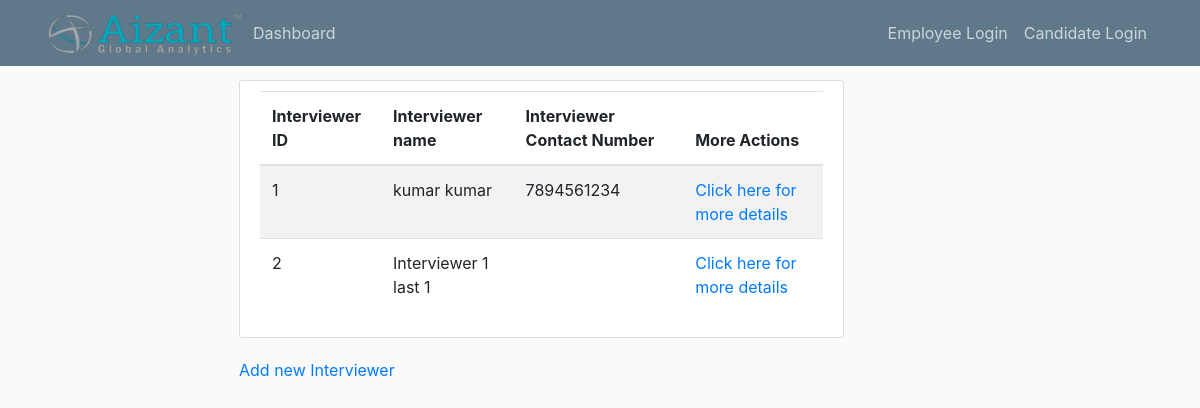
/interviewer/all, run on the app's committed database.
### app/models.py (models this page shows, shortened)
class Interviewer(db.Model):
    id = db.Column(db.Integer, primary_key=True)
    employee_id = db.Column(db.Integer, db.ForeignKey('employee.id'))  # one to one with employee
    interviews = db.relationship('Interview', backref='interviewer')  # one to many relation with interview

class Employee(db.Model, UserMixin):
    id = db.Column(db.Integer, primary_key=True)
    first_name = db.Column(db.String(30))
    last_name = db.Column(db.String(30))
    contact_number = db.Column(db.String(10))
    email = db.Column(db.String(100), unique=True)
    password = db.Column(db.String(255))
    position = db.Column(db.String(20))
    role = db.Column(db.String(20))
    recruiter = db.relationship('Recruiter', backref='employee', uselist=False)
    interviewer = db.relationship('Interviewer', backref='employee', uselist=False)
    manager = db.relationship('Manager', backref='employee', uselist=False)

### app/routes.py (the view)
@app.route('/interviewer/all')
def view_all_interviewers():
    interviewers = Interviewer.query.all()
    metadata = {}
    for interviewer in interviewers:
        emp = Employee.query.filter_by(id=interviewer.employee_id).first()
        metadata[interviewer] = emp
    return render_template('view_interviewer_list.html', interviewers=interviewers, metadata=metadata)

### app/templates/view_interviewer_list.html
{% extends 'layout.html' %}
{% block content %}
    <div class="content-section">
        <table class="table table-striped">
            <thead>
                <tr>
                    <th scope="col">Interviewer ID</th>
                    <th scope="col">Interviewer name</th>
                    <th scope="col">Interviewer Contact Number</th>
                    <th scope="col">More Actions</th>
                </tr>
            </thead>
            <tbody>
                {% for interviewer in interviewers %}
                    <tr>
                        <td>{{ interviewer.id }}</td>
                        <td>{{ metadata[interviewer].first_name + ' ' + metadata[interviewer].last_name }}</td>
                        <td>{{ metadata[interviewer].contact_number }}</td>
                        <td><a href="#">Click here for more details</a> </td>
                    </tr>
                {% endfor %}
            </tbody>
        </table>
    </div>
    <p><a href="{{ url_for('create_new_interviewer') }}">Add new Interviewer</a> </p>
{% endblock %}

### app/static/main.css (style rules this page uses)
body { background: #fafafa; color: #333333; margin-top: 5rem; }
.content-section { background: #ffffff; padding: 10px 20px; border: 1px solid #dddddd; border-radius: 3px; margin-bottom: 20px; }

### data on the page
Interviewer: id "1"
Employee: first_name+last_name "kumar kumar", contact_number "7894561234"
Interviewer: id "2"
Employee: first_name+last_name "Interviewer 1 last 1"
